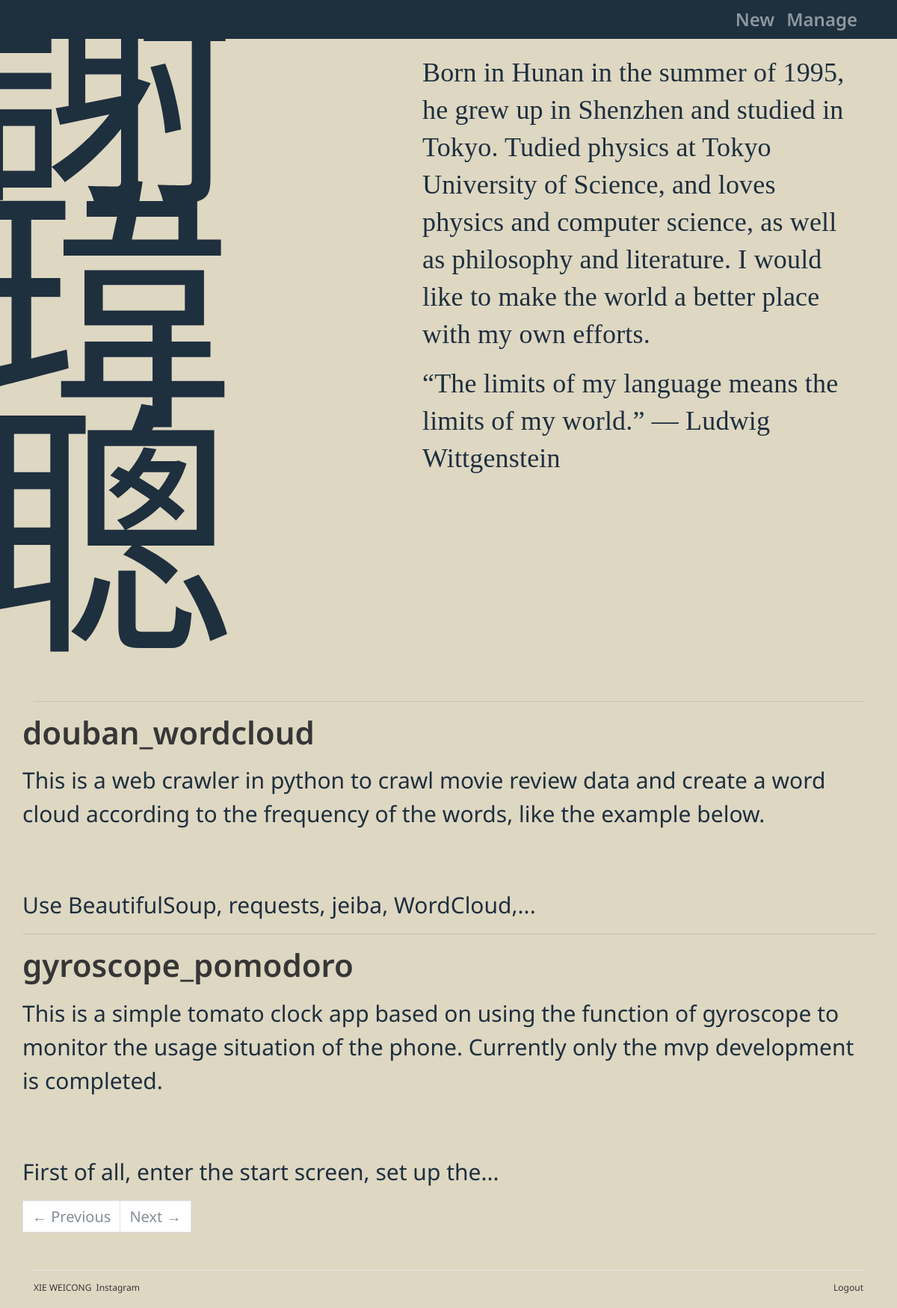
The page / (signed in) on the database its author committed.
### buildatblog/models.py (models this page shows)
class Post(db.Model):
    id = db.Column(db.Integer, primary_key=True)
    title = db.Column(db.String(60))
    body = db.Column(db.Text)
    timestamp = db.Column(db.DateTime, default=datetime.utcnow, index=True)

### buildatblog/blueprints/blog.py (the view)
@blog_bp.route('/')
def index():
    per_page = current_app.config['BUILDATBLOG_POST_PER_PAGE']
    pagination = Post.query.order_by(Post.timestamp.desc()).paginate(per_page=per_page)
    posts = pagination.items
    return render_template('blog/index.html', pagination=pagination, posts=posts)

### buildatblog/__init__.py (called while the page is built)
def register_template_context(app):
    @app.context_processor
    def make_template_context():
        admin = Admin.query.first()
        return dict(
            admin=admin)

def register_request_handlers(app):
    @app.after_request
    def query_profiler(response):
        for q in get_debug_queries():
            if q.duration >= app.config['BUILDATBLOG_SLOW_QUERY_THRESHOLD']:
                app.logger.warning(
                    'Slow query: Duration: %fs\n Context: %s\nQuery: %s\n '
                    % (q.duration, q.context, q.statement)
                )
        return response

### buildatblog/extensions.py (called while the page is built)
@login_manager.user_loader
def load_user(user_id):
    from buildatblog.models import Admin
    user = Admin.query.get(int(user_id))
    return user

### buildatblog/templates/blog/index.html
{% extends 'base.html' %} {% from 'bootstrap/pagination.html' import render_pager %} {% block title %}Home{% endblock %} {% block content %}
<div style="position: relative;
    width: 100%;
	height: 850px;
">
    <div style="position: absolute;
    top: 0;
	bottom: 0;
    left: 520px;
    right: 0;">
    <p style="font-family: 'Noto Sans JP';
font-style: normal;
font-weight: 100;
font-size: 36px;
line-height: 50px;
color: #1E2F3E;
/* or 139% */
letter-spacing: 0.005em;">Born in Hunan in the summer of 1995, he grew up in Shenzhen and studied in Tokyo. Tudied physics at Tokyo University of Science, and loves physics and computer science, as well as philosophy and literature. I would like to make the world a better place with my own efforts.</p>
        <p style="font-family: 'Noto Sans JP';
font-style: normal;
font-weight: 100;
font-size: 36px;
line-height: 50px;
color: #1E2F3E;
/* or 139% */
letter-spacing: 0.005em;">“The limits of my language means the limits of my world.”
― Ludwig Wittgenstein</p>
        </div>
        <h1 class="display-3" style="position: absolute;
width: 344px;
height: 1107px;
left: -90px;
top: -100px;
z-index:-1;
color: #1E2F3E;
">謝瑋聰</h1>
    </div>
<hr>
<div class="row">
    <div style="font-family: Noto Sans;font-size: 30px;color: #1E2F3E;">
        {% include 'blog/_posts.html' %} {% if posts %}
        <div style="font-family: Noto Sans;font-size: 20px;color: #1E2F3E;">{{ render_pager(pagination) }}</div>
        {% endif %}
    </div>
</div>
{% endblock %}

### buildatblog/templates/blog/_posts.html
{% if posts %} {% for post in posts %}
<h3 class="text-primary" class="display-6" style="font-weight: 600;
font-size: 42px;color: #1E2F3E;"><a href="{{ url_for('.show_post', post_id=post.id) }}">{{ post.title }}</a></h3>
<p >
    {{ post.body|safe|truncate }}
</p>
{% if not loop.last %}
<hr> {% endif %} {% endfor %} {% else %}
<div class="tip">
    <h5>No posts yet.</h5>
    {% if current_user.is_authenticated %}
    <a href="{{ url_for('admin.new_post') }}">Write Now</a> {% endif %}
</div>
{% endif %}

### buildatblog/static/css/style.css (style rules this page uses)
nav { margin-bottom: 20px; }

### rows shown on the page
Post: title "douban_wordcloud", body "This is a web crawler in python to crawl movie review data and create a word cloud according to the frequency of the words, like the example below. Use BeautifulSoup, requests, jeiba, WordCloud,..."
Post: title "gyroscope_pomodoro", body "This is a simple tomato clock app based on using the function of gyroscope to monitor the usage situation of the phone. Currently only the mvp development is completed. First of all, enter the start screen, set up the..."

### other values the page prints
{{ render_nav_item('admin.new_post', 'New') }} "New"
{{ render_nav_item('admin.manage_post', 'Manage') }} "Manage"
{{ render_pager(pagination) }} "← Previous Next →"
